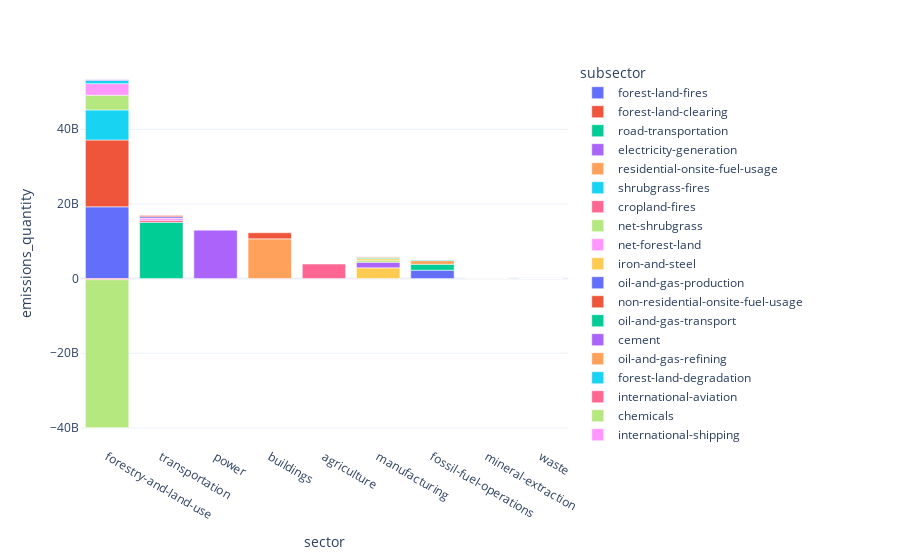

This figure's notebook cell:
### Markdown cell above
Looking by sector, it is easy to see why the forestry and land use sector is complex: it would dominate both in
retention and in emission.

### Code cell
px.bar(
(sdf_gy
.group_by(c_sector, c_subsector)
 .agg(c_emissions_quantity.sum())
     .sort([c_emissions_quantity], descending=True)
 .collect()
)
    ,x=SECTOR, y=EMISSIONS_QUANTITY,color=SUBSECTOR,log_y=False)

### Figure 1 — Plotly figure (JSON) as saved in the notebook; plotly's stock layout.template omitted (floating-point values rounded to 4 significant figures)
{"data": [{"alignmentgroup": "True", "hovertemplate": "subsector=forest-land-fires<br>sector=%{x}<br>emissions_quantity=%{y}<extra></extra>", "legendgroup": "forest-land-fires", "marker": {"color": "#636efa", "pattern": {"shape": ""}}, "name": "forest-land-fires", "offsetgroup": "forest-land-fires", "orientation": "v", "showlegend": true, "textposition": "auto", "type": "bar", "x": ["forestry-and-land-use"], "xaxis": "x", "y": [19220000000.0], "yaxis": "y"}, {"alignmentgroup": "True", "hovertemplate": "subsector=forest-land-clearing<br>sector=%{x}<br>emissions_quantity=%{y}<extra></extra>", "legendgroup": "forest-land-clearing", "marker": {"color": "#EF553B", "pattern": {"shape": ""}}, "name": "forest-land-clearing", "offsetgroup": "forest-land-clearing", "orientation": "v", "showlegend": true, "textposition": "auto", "type": "bar", "x": ["forestry-and-land-use"], "xaxis": "x", "y": [17900000000.0], "yaxis": "y"}, {"alignmentgroup": "True", "hovertemplate": "subsector=road-transportation<br>sector=%{x}<br>emissions_quantity=%{y}<extra></extra>", "legendgroup": "road-transportation", "marker": {"color": "#00cc96", "pattern": {"shape": ""}}, "name": "road-transportation", "offsetgroup": "road-transportation", "orientation": "v", "showlegend": true, "textposition": "auto", "type": "bar", "x": ["transportation"], "xaxis": "x", "y": [15070000000.0], "yaxis": "y"}, {"alignmentgroup": "True", "hovertemplate": "subsector=electricity-generation<br>sector=%{x}<br>emissions_quantity=%{y}<extra></extra>", "legendgroup": "electricity-generation", "marker": {"color": "#ab63fa", "pattern": {"shape": ""}}, "name": "electricity-generation", "offsetgroup": "electricity-generation", "orientation": "v", "showlegend": true, "textposition": "auto", "type": "bar", "x": ["power"], "xaxis": "x", "y": [12970000000.0], "yaxis": "y"}, {"alignmentgroup": "True", "hovertemplate": "subsector=residential-onsite-fuel-usage<br>sector=%{x}<br>emissions_quantity=%{y}<extra></extra>", "legendgroup": "residential-onsite-fuel-usage", "marker": {"color": "#FFA15A", "pattern": {"shape": ""}}, "name": "residential-onsite-fuel-usage", "offsetgroup": "residential-onsite-fuel-usage", "orientation": "v", "showlegend": true, "textposition": "auto", "type": "bar", "x": ["buildings"], "xaxis": "x", "y": [10640000000.0], "yaxis": "y"}, {"alignmentgroup": "True", "hovertemplate": "subsector=shrubgrass-fires<br>sector=%{x}<br>emissions_quantity=%{y}<extra></extra>", "legendgroup": "shrubgrass-fires", "marker": {"color": "#19d3f3", "pattern": {"shape": ""}}, "name": "shrubgrass-fires", "offsetgroup": "shrubgrass-fires", "orientation": "v", "showlegend": true, "textposition": "auto", "type": "bar", "x": ["forestry-and-land-use"], "xaxis": "x", "y": [8065000000.0], "yaxis": "y"}, {"alignmentgroup": "True", "hovertemplate": "subsector=cropland-fires<br>sector=%{x}<br>emissions_quantity=%{y}<extra></extra>", "legendgroup": "cropland-fires", "marker": {"color": "#FF6692", "pattern": {"shape": ""}}, "name": "cropland-fires", "offsetgroup": "cropland-fires", "orientation": "v", "showlegend": true, "textposition": "auto", "type": "bar", "x": ["agriculture"], "xaxis": "x", "y": [4029000000.0], "yaxis": "y"}, {"alignmentgroup": "True", "hovertemplate": "subsector=net-shrubgrass<br>sector=%{x}<br>emissions_quantity=%{y}<extra></extra>", "legendgroup": "net-shrubgrass", "marker": {"color": "#B6E880", "pattern": {"shape": ""}}, "name": "net-shrubgrass", "offsetgroup": "net-shrubgrass", "orientation": "v", "showlegend": true, "textposition": "auto", "type": "bar", "x": ["forestry-and-land-use"], "xaxis": "x", "y": [3938000000.0], "yaxis": "y"}, {"alignmentgroup": "True", "hovertemplate": "subsector=net-forest-land<br>sector=%{x}<br>emissions_quantity=%{y}<extra></extra>", "legendgroup": "net-forest-land", "marker": {"color": "#FF97FF", "pattern": {"shape": ""}}, "name": "net-forest-land", "offsetgroup": "net-forest-land", "orientation": "v", "showlegend": true, "textposition": "auto", "type": "bar", "x": ["forestry-and-land-use"], "xaxis": "x", "y": [3099000000.0], "yaxis": "y"}, {"alignmentgroup": "True", "hovertemplate": "subsector=iron-and-steel<br>sector=%{x}<br>emissions_quantity=%{y}<extra></extra>", "legendgroup": "iron-and-steel", "marker": {"color": "#FECB52", "pattern": {"shape": ""}}, "name": "iron-and-steel", "offsetgroup": "iron-and-steel", "orientation": "v", "showlegend": true, "textposition": "auto", "type": "bar", "x": ["manufacturing"], "xaxis": "x", "y": [2884000000.0], "yaxis": "y"}, {"alignmentgroup": "True", "hovertemplate": "subsector=oil-and-gas-production<br>sector=%{x}<br>emissions_quantity=%{y}<extra></extra>", "legendgroup": "oil-and-gas-production", "marker": {"color": "#636efa", "pattern": {"shape": ""}}, "name": "oil-and-gas-production", "offsetgroup": "oil-and-gas-production", "orientation": "v", "showlegend": true, "textposition": "auto", "type": "bar", "x": ["fossil-fuel-operations"], "xaxis": "x", "y": [2258000000.0], "yaxis": "y"}, {"alignmentgroup": "True", "hovertemplate": "subsector=non-residential-onsite-fuel-usage<br>sector=%{x}<br>emissions_quantity=%{y}<extra></extra>", "legendgroup": "non-residential-onsite-fuel-usage", "marker": {"color": "#EF553B", "pattern": {"shape": ""}}, "name": "non-residential-onsite-fuel-usage", "offsetgroup": "non-residential-onsite-fuel-usage", "orientation": "v", "showlegend": true, "textposition": "auto", "type": "bar", "x": ["buildings"], "xaxis": "x", "y": [1638000000.0], "yaxis": "y"}, {"alignmentgroup": "True", "hovertemplate": "subsector=oil-and-gas-transport<br>sector=%{x}<br>emissions_quantity=%{y}<extra></extra>", "legendgroup": "oil-and-gas-transport", "marker": {"color": "#00cc96", "pattern": {"shape": ""}}, "name": "oil-and-gas-transport", "offsetgroup": "oil-and-gas-transport", "orientation": "v", "showlegend": true, "textposition": "auto", "type": "bar", "x": ["fossil-fuel-operations"], "xaxis": "x", "y": [1576000000.0], "yaxis": "y"}, {"alignmentgroup": "True", "hovertemplate": "subsector=cement<br>sector=%{x}<br>emissions_quantity=%{y}<extra></extra>", "legendgroup": "cement", "marker": {"color": "#ab63fa", "pattern": {"shape": ""}}, "name": "cement", "offsetgroup": "cement", "orientation": "v", "showlegend": true, "textposition": "auto", "type": "bar", "x": ["manufacturing"], "xaxis": "x", "y": [1489000000.0], "yaxis": "y"}, {"alignmentgroup": "True", "hovertemplate": "subsector=oil-and-gas-refining<br>sector=%{x}<br>emissions_quantity=%{y}<extra></extra>", "legendgroup": "oil-and-gas-refining", "marker": {"color": "#FFA15A", "pattern": {"shape": ""}}, "name": "oil-and-gas-refining", "offsetgroup": "oil-and-gas-refining", "orientation": "v", "showlegend": true, "textposition": "auto", "type": "bar", "x": ["fossil-fuel-operations"], "xaxis": "x", "y": [977000000.0], "yaxis": "y"}, {"alignmentgroup": "True", "hovertemplate": "subsector=forest-land-degradation<br>sector=%{x}<br>emissions_quantity=%{y}<extra></extra>", "legendgroup": "forest-land-degradation", "marker": {"color": "#19d3f3", "pattern": {"shape": ""}}, "name": "forest-land-degradation", "offsetgroup": "forest-land-degradation", "orientation": "v", "showlegend": true, "textposition": "auto", "type": "bar", "x": ["forestry-and-land-use"], "xaxis": "x", "y": [867600000.0], "yaxis": "y"}, {"alignmentgroup": "True", "hovertemplate": "subsector=international-aviation<br>sector=%{x}<br>emissions_quantity=%{y}<extra></extra>", "legendgroup": "international-aviation", "marker": {"color": "#FF6692", "pattern": {"shape": ""}}, "name": "international-aviation", "offsetgroup": "international-aviation", "orientation": "v", "showlegend": true, "textposition": "auto", "type": "bar", "x": ["transportation"], "xaxis": "x", "y": [564200000.0], "yaxis": "y"}, {"alignmentgroup": "True", "hovertemplate": "subsector=chemicals<br>sector=%{x}<br>emissions_quantity=%{y}<extra></extra>", "legendgroup": "chemicals", "marker": {"color": "#B6E880", "pattern": {"shape": ""}}, "name": "chemicals", "offsetgroup": "chemicals", "orientation": "v", "showlegend": true, "textposition": "auto", "type": "bar", "x": ["manufacturing"], "xaxis": "x", "y": [563200000.0], "yaxis": "y"}, {"alignmentgroup": "True", "hovertemplate": "subsector=international-shipping<br>sector=%{x}<br>emissions_quantity=%{y}<extra></extra>", "legendgroup": "international-shipping", "marker": {"color": "#FF97FF", "pattern": {"shape": ""}}, "name": "international-shipping", "offsetgroup": "international-shipping", "orientation": "v", "showlegend": true, "textposition": "auto", "type": "bar", "x": ["transportation"], "xaxis": "x", "y": [562300000.0], "yaxis": "y"}, {"alignmentgroup": "True", "hovertemplate": "subsector=lime<br>sector=%{x}<br>emissions_quantity=%{y}<extra></extra>", "legendgroup": "lime", "marker": {"color": "#FECB52", "pattern": {"shape": ""}}, "name": "lime", "offsetgroup": "lime", "orientation": "v", "showlegend": true, "textposition": "auto", "type": "bar", "x": ["manufacturing"], "xaxis": "x", "y": [425100000.0], "yaxis": "y"}, {"alignmentgroup": "True", "hovertemplate": "subsector=domestic-shipping<br>sector=%{x}<br>emissions_quantity=%{y}<extra></extra>", "legendgroup": "domestic-shipping", "marker": {"color": "#636efa", "pattern": {"shape": ""}}, "name": "domestic-shipping", "offsetgroup": "domestic-shipping", "orientation": "v", "showlegend": true, "textposition": "auto", "type": "bar", "x": ["transportation"], "xaxis": "x", "y": [384900000.0], "yaxis": "y"}, {"alignmentgroup": "True", "hovertemplate": "subsector=domestic-aviation<br>sector=%{x}<br>emissions_quantity=%{y}<extra></extra>", "legendgroup": "domestic-aviation", "marker": {"color": "#EF553B", "pattern": {"shape": ""}}, "name": "domestic-aviation", "offsetgroup": "domestic-aviation", "orientation": "v", "showlegend": true, "textposition": "auto", "type": "bar", "x": ["transportation"], "xaxis": "x", "y": [328900000.0], "yaxis": "y"}, {"alignmentgroup": "True", "hovertemplate": "subsector=aluminum<br>sector=%{x}<br>emissions_quantity=%{y}<extra></extra>", "legendgroup": "aluminum", "marker": {"color": "#00cc96", "pattern": {"shape": ""}}, "name": "aluminum", "offsetgroup": "aluminum", "orientation": "v", "showlegend": true, "textposition": "auto", "type": "bar", "x": ["manufacturing"], "xaxis": "x", "y": [289800000.0], "yaxis": "y"}, {"alignmentgroup": "True", "hovertemplate": "subsector=wetland-fires<br>sector=%{x}<br>emissions_quantity=%{y}<extra></extra>", "legendgroup": "wetland-fires", "marker": {"color": "#ab63fa", "pattern": {"shape": ""}}, "name": "wetland-fires", "offsetgroup": "wetland-fires", "orientation": "v", "showlegend": true, "textposition": "auto", "type": "bar", "x": ["forestry-and-land-use"], "xaxis": "x", "y": [275000000.0], "yaxis": "y"}, {"alignmentgroup": "True", "hovertemplate": "subsector=petrochemical-steam-cracking<br>sector=%{x}<br>emissions_quantity=%{y}<extra></extra>", "legendgroup": "petrochemical-steam-cracking", "marker": {"color": "#FFA15A", "pattern": {"shape": ""}}, "name": "petrochemical-steam-cracking", "offsetgroup": "petrochemical-steam-cracking", "orientation": "v", "showlegend": true, "textposition": "auto", "type": "bar", "x": ["manufacturing"], "xaxis": "x", "y": [274300000.0], "yaxis": "y"}, {"alignmentgroup": "True", "hovertemplate": "subsector=coal-mining<br>sector=%{x}<br>emissions_quantity=%{y}<extra></extra>", "legendgroup": "coal-mining", "marker": {"color": "#19d3f3", "pattern": {"shape": ""}}, "name": "coal-mining", "offsetgroup": "coal-mining", "orientation": "v", "showlegend": true, "textposition": "auto", "type": "bar", "x": ["fossil-fuel-operations"], "xaxis": "x", "y": [136800000.0], "yaxis": "y"}, {"alignmentgroup": "True", "hovertemplate": "subsector=food-beverage-tobacco<br>sector=%{x}<br>emissions_quantity=%{y}<extra></extra>", "legendgroup": "food-beverage-tobacco", "marker": {"color": "#FF6692", "pattern": {"shape": ""}}, "name": "food-beverage-tobacco", "offsetgroup": "food-beverage-tobacco", "orientation": "v", "showlegend": true, "textposition": "auto", "type": "bar", "x": ["manufacturing"], "xaxis": "x", "y": [102700000.0], "yaxis": "y"}, {"alignmentgroup": "True", "hovertemplate": "subsector=copper-mining<br>sector=%{x}<br>emissions_quantity=%{y}<extra></extra>", "legendgroup": "copper-mining", "marker": {"color": "#B6E880", "pattern": {"shape": ""}}, "name": "copper-mining", "offsetgroup": "copper-mining", "orientation": "v", "showlegend": true, "textposition": "auto", "type": "bar", "x": ["mineral-extraction"], "xaxis": "x", "y": [79140000.0], "yaxis": "y"}, {"alignmentgroup": "True", "hovertemplate": "subsector=other-chemicals<br>sector=%{x}<br>emissions_quantity=%{y}<extra></extra>", "legendgroup": "other-chemicals", "marker": {"color": "#FF97FF", "pattern": {"shape": ""}}, "name": "other-chemicals", "offsetgroup": "other-chemicals", "orientation": "v", "showlegend": true, "textposition": "auto", "type": "bar", "x": ["manufacturing"], "xaxis": "x", "y": [74010000.0], "yaxis": "y"}, {"alignmentgroup": "True", "hovertemplate": "subsector=iron-mining<br>sector=%{x}<br>emissions_quantity=%{y}<extra></extra>", "legendgroup": "iron-mining", "marker": {"color": "#FECB52", "pattern": {"shape": ""}}, "name": "iron-mining", "offsetgroup": "iron-mining", "orientation": "v", "showlegend": true, "textposition": "auto", "type": "bar", "x": ["mineral-extraction"], "xaxis": "x", "y": [61040000.0], "yaxis": "y"}, {"alignmentgroup": "True", "hovertemplate": "subsector=textiles-leather-apparel<br>sector=%{x}<br>emissions_quantity=%{y}<extra></extra>", "legendgroup": "textiles-leather-apparel", "marker": {"color": "#636efa", "pattern": {"shape": ""}}, "name": "textiles-leather-apparel", "offsetgroup": "textiles-leather-apparel", "orientation": "v", "showlegend": true, "textposition": "auto", "type": "bar", "x": ["manufacturing"], "xaxis": "x", "y": [45100000.0], "yaxis": "y"}, {"alignmentgroup": "True", "hovertemplate": "subsector=pulp-and-paper<br>sector=%{x}<br>emissions_quantity=%{y}<extra></extra>", "legendgroup": "pulp-and-paper", "marker": {"color": "#EF553B", "pattern": {"shape": ""}}, "name": "pulp-and-paper", "offsetgroup": "pulp-and-paper", "orientation": "v", "showlegend": true, "textposition": "auto", "type": "bar", "x": ["manufacturing"], "xaxis": "x", "y": [43180000.0], "yaxis": "y"}, {"alignmentgroup": "True", "hovertemplate": "subsector=other-metals<br>sector=%{x}<br>emissions_quantity=%{y}<extra></extra>", "legendgroup": "other-metals", "marker": {"color": "#00cc96", "pattern": {"shape": ""}}, "name": "other-metals", "offsetgroup": "other-metals", "orientation": "v", "showlegend": true, "textposition": "auto", "type": "bar", "x": ["manufacturing"], "xaxis": "x", "y": [37830000.0], "yaxis": "y"}, {"alignmentgroup": "True", "hovertemplate": "subsector=glass<br>sector=%{x}<br>emissions_quantity=%{y}<extra></extra>", "legendgroup": "glass", "marker": {"color": "#ab63fa", "pattern": {"shape": ""}}, "name": "glass", "offsetgroup": "glass", "orientation": "v", "showlegend": true, "textposition": "auto", "type": "bar", "x": ["manufacturing"], "xaxis": "x", "y": [36730000.0], "yaxis": "y"}, {"alignmentgroup": "True", "hovertemplate": "subsector=other-manufacturing<br>sector=%{x}<br>emissions_quantity=%{y}<extra></extra>", "legendgroup": "other-manufacturing", "marker": {"color": "#FFA15A", "pattern": {"shape": ""}}, "name": "other-manufacturing", "offsetgroup": "other-manufacturing", "orientation": "v", "showlegend": true, "textposition": "auto", "type": "bar", "x": ["manufacturing"], "xaxis": "x", "y": [17300000.0], "yaxis": "y"}, {"alignmentgroup": "True", "hovertemplate": "subsector=bauxite-mining<br>sector=%{x}<br>emissions_quantity=%{y}<extra></extra>", "legendgroup": "bauxite-mining", "marker": {"color": "#19d3f3", "pattern": {"shape": ""}}, "name": "bauxite-mining", "offsetgroup": "bauxite-mining", "orientation": "v", "showlegend": true, "textposition": "auto", "type": "bar", "x": ["mineral-extraction"], "xaxis": "x", "y": [9115000.0], "yaxis": "y"}, {"alignmentgroup": "True", "hovertemplate": "subsector=water-reservoirs<br>sector=%{x}<br>emissions_quantity=%{y}<extra></extra>", "legendgroup": "water-reservoirs", "marker": {"color": "#FF6692", "pattern": {"shape": ""}}, "name": "water-reservoirs", "offsetgroup": "water-reservoirs", "orientation": "v", "showlegend": true, "textposition": "auto", "type": "bar", "x": ["forestry-and-land-use"], "xaxis": "x", "y": [3102000.0], "yaxis": "y"}, {"alignmentgroup": "True", "hovertemplate": "subsector=solid-waste-disposal<br>sector=%{x}<br>emissions_quantity=%{y}<extra></extra>", "legendgroup": "solid-waste-disposal", "marker": {"color": "#B6E880", "pattern": {"shape": ""}}, "name": "solid-waste-disposal", "offsetgroup": "solid-waste-disposal", "orientation": "v", "showlegend": true, "textposition": "auto", "type": "bar", "x": ["waste"], "xaxis": "x", "y": [625600.0], "yaxis": "y"}, {"alignmentgroup": "True", "hovertemplate": "subsector=synthetic-fertilizer-application<br>sector=%{x}<br>emissions_quantity=%{y}<extra></extra>", "legendgroup": "synthetic-fertilizer-application", "marker": {"color": "#FF97FF", "pattern": {"shape": ""}}, "name": "synthetic-fertilizer-application", "offsetgroup": "synthetic-fertilizer-application", "orientation": "v", "showlegend": true, "textposition": "auto", "type": "bar", "x": ["agriculture"], "xaxis": "x", "y": [0], "yaxis": "y"}, {"alignmentgroup": "True", "hovertemplate": "subsector=industrial-wastewater-treatment-and-discharge<br>sector=%{x}<br>emissions_quantity=%{y}<extra></extra>", "legendgroup": "industrial-wastewater-treatment-and-discharge", "marker": {"color": "#FECB52", "pattern": {"shape": ""}}, "name": "industrial-wastewater-treatment-and-discharge", "offsetgroup": "industrial-wastewater-treatment-and-discharge", "orientation": "v", "showlegend": true, "textposition": "auto", "type": "bar", "x": ["waste"], "xaxis": "x", "y": [0], "yaxis": "y"}, {"alignmentgroup": "True", "hovertemplate": "subsector=enteric-fermentation-cattle-pasture<br>sector=%{x}<br>emissions_quantity=%{y}<extra></extra>", "legendgroup": "enteric-fermentation-cattle-pasture", "marker": {"color": "#636efa", "pattern": {"shape": ""}}, "name": "enteric-fermentation-cattle-pasture", "offsetgroup": "enteric-fermentation-cattle-pasture", "orientation": "v", "showlegend": true, "textposition": "auto", "type": "bar", "x": ["agriculture"], "xaxis": "x", "y": [0], "yaxis": "y"}, {"alignmentgroup": "True", "hovertemplate": "subsector=manure-left-on-pasture-cattle<br>sector=%{x}<br>emissions_quantity=%{y}<extra></extra>", "legendgroup": "manure-left-on-pasture-cattle", "marker": {"color": "#EF553B", "pattern": {"shape": ""}}, "name": "manure-left-on-pasture-cattle", "offsetgroup": "manure-left-on-pasture-cattle", "orientation": "v", "showlegend": true, "textposition": "auto", "type": "bar", "x": ["agriculture"], "xaxis": "x", "y": [0], "yaxis": "y"}, {"alignmentgroup": "True", "hovertemplate": "subsector=domestic-wastewater-treatment-and-discharge<br>sector=%{x}<br>emissions_quantity=%{y}<extra></extra>", "legendgroup": "domestic-wastewater-treatment-and-discharge", "marker": {"color": "#00cc96", "pattern": {"shape": ""}}, "name": "domestic-wastewater-treatment-and-discharge", "offsetgroup": "domestic-wastewater-treatment-and-discharge", "orientation": "v", "showlegend": true, "textposition": "auto", "type": "bar", "x": ["waste"], "xaxis": "x", "y": [0], "yaxis": "y"}, {"alignmentgroup": "True", "hovertemplate": "subsector=rice-cultivation<br>sector=%{x}<br>emissions_quantity=%{y}<extra></extra>", "legendgroup": "rice-cultivation", "marker": {"color": "#ab63fa", "pattern": {"shape": ""}}, "name": "rice-cultivation", "offsetgroup": "rice-cultivation", "orientation": "v", "showlegend": true, "textposition": "auto", "type": "bar", "x": ["agriculture"], "xaxis": "x", "y": [0], "yaxis": "y"}, {"alignmentgroup": "True", "hovertemplate": "subsector=manure-management-cattle-operation<br>sector=%{x}<br>emissions_quantity=%{y}<extra></extra>", "legendgroup": "manure-management-cattle-operation", "marker": {"color": "#FFA15A", "pattern": {"shape": ""}}, "name": "manure-management-cattle-operation", "offsetgroup": "manure-management-cattle-operation", "orientation": "v", "showlegend": true, "textposition": "auto", "type": "bar", "x": ["agriculture"], "xaxis": "x", "y": [0], "yaxis": "y"}, {"alignmentgroup": "True", "hovertemplate": "subsector=enteric-fermentation-cattle-operation<br>sector=%{x}<br>emissions_quantity=%{y}<extra></extra>", "legendgroup": "enteric-fermentation-cattle-operation", "marker": {"color": "#19d3f3", "pattern": {"shape": ""}}, "name": "enteric-fermentation-cattle-operation", "offsetgroup": "enteric-fermentation-cattle-operation", "orientation": "v", "showlegend": true, "textposition": "auto", "type": "bar", "x": ["agriculture"], "xaxis": "x", "y": [0], "yaxis": "y"}, {"alignmentgroup": "True", "hovertemplate": "subsector=net-wetland<br>sector=%{x}<br>emissions_quantity=%{y}<extra></extra>", "legendgroup": "net-wetland", "marker": {"color": "#FF6692", "pattern": {"shape": ""}}, "name": "net-wetland", "offsetgroup": "net-wetland", "orientation": "v", "showlegend": true, "textposition": "auto", "type": "bar", "x": ["forestry-and-land-use"], "xaxis": "x", "y": [-319800000.0], "yaxis": "y"}, {"alignmentgroup": "True", "hovertemplate": "subsector=removals<br>sector=%{x}<br>emissions_quantity=%{y}<extra></extra>", "legendgroup": "removals", "marker": {"color": "#B6E880", "pattern": {"shape": ""}}, "name": "removals", "offsetgroup": "removals", "orientation": "v", "showlegend": true, "textposition": "auto", "type": "bar", "x": ["forestry-and-land-use"], "xaxis": "x", "y": [-39610000000.0], "yaxis": "y"}], "layout": {"autosize": true, "barmode": "relative", "legend": {"title": {"text": "subsector"}, "tracegroupgap": 0}, "margin": {"t": 60}, "xaxis": {"anchor": "y", "autorange": true, "domain": [0, 1], "range": [-0.5, 8.5], "title": {"text": "sector"}, "type": "category"}, "yaxis": {"anchor": "x", "autorange": true, "domain": [0, 1], "range": [-45110000000.0, 58550000000.0], "title": {"text": "emissions_quantity"}, "type": "linear"}}}
